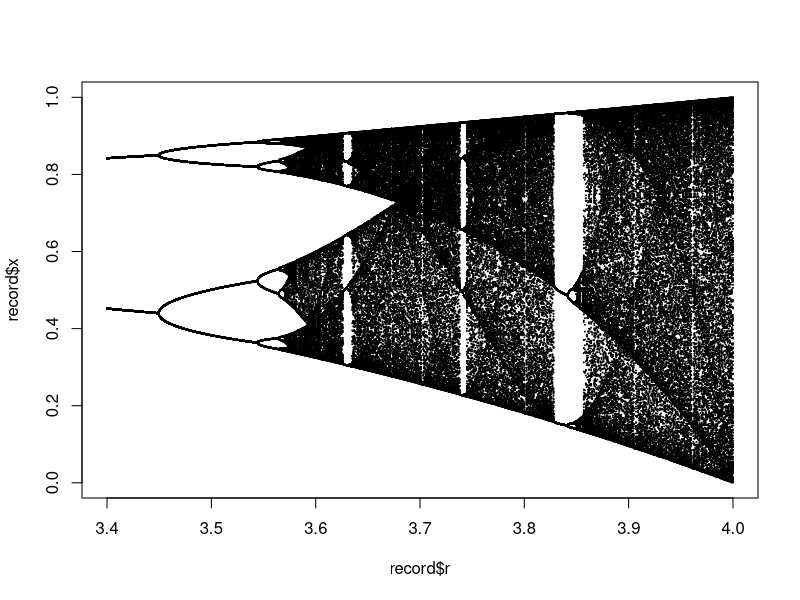

Reproduce this figure in R.
logistic = function(x, r){
  return(r*x*(1-x))
}

r <- seq(3.4, 4, 0.001)
x <- 0.2
record <- data.frame(x=c(0.0), r=c(0.0))
for(i in 1:1000){
  x=logistic(x,r)
  if(i>700){
    # plot(r,x)
    record <- rbind(record, list(x,r))
  }
}
record <- record[-1,]
plot(record$r, record$x, pch=20, cex=0.1)